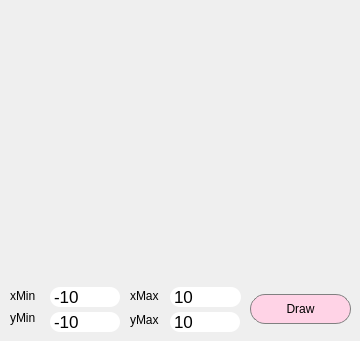
    <widget class="QWidget" name="tab_1">
     <attribute name="title">
      <string>plot</string>
     </attribute>
     <widget class="QCustomPlot" name="customplot" native="true">
      <property name="geometry">
       <rect>
        <x>10</x>
        <y>6</y>
        <width>341</width>
        <height>271</height>
       </rect>
      </property>
      <property name="styleSheet">
       <string notr="true"/>
      </property>
     </widget>
     <widget class="QPushButton" name="pushButton">
      <property name="geometry">
       <rect>
        <x>250</x>
        <y>294</y>
        <width>101</width>
        <height>30</height>
       </rect>
      </property>
      <property name="styleSheet">
       <string notr="true">QPushButton {
  background-color: #FFD3E6; /* Бледно-розовый цвет */
  color: black; /* Цвет текста черный */
  border: 1px solid gray;
  border-radius: 15px; /* Радиус скругления углов (можете настроить по вашему вкусу) */
}

QPushButton:pressed {
  background-color: qlineargradient(x1: 0, y1: 0, x2: 0, y2: 1,
                                    stop: 0 #FFB3D1, stop: 1 #FFC6DB);
  color: black; /* Цвет текста черный */
}
</string>
      </property>
      <property name="text">
       <string>Draw</string>
      </property>
     </widget>
     <widget class="QLabel" name="label_2">
      <property name="geometry">
       <rect>
        <x>10</x>
        <y>288</y>
        <width>31</width>
        <height>16</height>
       </rect>
      </property>
      <property name="text">
       <string>xMin</string>
      </property>
     </widget>
     <widget class="QLabel" name="label_3">
      <property name="geometry">
       <rect>
        <x>10</x>
        <y>310</y>
        <width>31</width>
        <height>16</height>
       </rect>
      </property>
      <property name="text">
       <string>yMin</string>
      </property>
     </widget>
     <widget class="QLabel" name="label_4">
      <property name="geometry">
       <rect>
        <x>130</x>
        <y>288</y>
        <width>31</width>
        <height>16</height>
       </rect>
      </property>
      <property name="text">
       <string>xMax</string>
      </property>
     </widget>
     <widget class="QLabel" name="label_5">
      <property name="geometry">
       <rect>
        <x>130</x>
        <y>310</y>
        <width>31</width>
        <height>20</height>
       </rect>
      </property>
      <property name="text">
       <string>yMax</string>
      </property>
     </widget>
     <widget class="QTextEdit" name="xBegin">
      <property name="geometry">
       <rect>
        <x>50</x>
        <y>287</y>
        <width>70</width>
        <height>20</height>
       </rect>
      </property>
      <property name="styleSheet">
       <string notr="true">QTextEdit {
  background-color: white; /* Бледно-розовый цвет фона */
  color: black; /* Черный цвет текста */

  border-radius: 10px; /* Радиус скругления углов (можете настроить по вашему вкусу) */v

}</string>
      </property>
      <property name="verticalScrollBarPolicy">
       <enum>Qt::ScrollBarAlwaysOff</enum>
      </property>
      <property name="horizontalScrollBarPolicy">
       <enum>Qt::ScrollBarAlwaysOff</enum>
      </property>
      <property name="sizeAdjustPolicy">
       <enum>QAbstractScrollArea::AdjustToContents</enum>
      </property>
      <property name="html">
       <string>&lt;!DOCTYPE HTML PUBLIC &quot;-//W3C//DTD HTML 4.0//EN&quot; &quot;http://www.w3.org/TR/REC-html40/strict.dtd&quot;&gt;
&lt;html&gt;&lt;head&gt;&lt;meta name=&quot;qrichtext&quot; content=&quot;1&quot; /&gt;&lt;meta charset=&quot;utf-8&quot; /&gt;&lt;style type=&quot;text/css&quot;&gt;
p, li { white-space: pre-wrap; }
&lt;/style&gt;&lt;/head&gt;&lt;body style=&quot; font-family:'.AppleSystemUIFont'; font-size:13pt; font-weight:400; font-style:normal;&quot;&gt;
&lt;p style=&quot; margin-top:0px; margin-bottom:0px; margin-left:0px; margin-right:0px; -qt-block-indent:0; text-indent:0px;&quot;&gt;-10&lt;/p&gt;&lt;/body&gt;&lt;/html&gt;</string>
      </property>
     </widget>
     <widget class="QTextEdit" name="yBegin">
      <property name="geometry">
       <rect>
        <x>50</x>
        <y>312</y>
        <width>70</width>
        <height>20</height>
       </rect>
      </property>
      <property name="styleSheet">
       <string notr="true">QTextEdit {
  background-color: white; /* Бледно-розовый цвет фона */
  color: black; /* Черный цвет текста */

  border-radius: 10px; /* Радиус скругления углов (можете настроить по вашему вкусу) */v

}</string>
      </property>
      <property name="verticalScrollBarPolicy">
       <enum>Qt::ScrollBarAlwaysOff</enum>
      </property>
      <property name="horizontalScrollBarPolicy">
       <enum>Qt::ScrollBarAlwaysOff</enum>
      </property>
      <property name="sizeAdjustPolicy">
       <enum>QAbstractScrollArea::AdjustToContents</enum>
      </property>
      <property name="html">
       <string>&lt;!DOCTYPE HTML PUBLIC &quot;-//W3C//DTD HTML 4.0//EN&quot; &quot;http://www.w3.org/TR/REC-html40/strict.dtd&quot;&gt;
&lt;html&gt;&lt;head&gt;&lt;meta name=&quot;qrichtext&quot; content=&quot;1&quot; /&gt;&lt;meta charset=&quot;utf-8&quot; /&gt;&lt;style type=&quot;text/css&quot;&gt;
p, li { white-space: pre-wrap; }
&lt;/style&gt;&lt;/head&gt;&lt;body style=&quot; font-family:'.AppleSystemUIFont'; font-size:13pt; font-weight:400; font-style:normal;&quot;&gt;
&lt;p style=&quot; margin-top:0px; margin-bottom:0px; margin-left:0px; margin-right:0px; -qt-block-indent:0; text-indent:0px;&quot;&gt;-10&lt;/p&gt;&lt;/body&gt;&lt;/html&gt;</string>
      </property>
     </widget>
     <widget class="QTextEdit" name="xEnd">
      <property name="geometry">
       <rect>
        <x>170</x>
        <y>287</y>
        <width>71</width>
        <height>20</height>
       </rect>
      </property>
      <property name="styleSheet">
       <string notr="true">QTextEdit {
  background-color: white; /* Бледно-розовый цвет фона */
  color: black; /* Черный цвет текста */

  border-radius: 10px; /* Радиус скругления углов (можете настроить по вашему вкусу) */v

}</string>
      </property>
      <property name="verticalScrollBarPolicy">
       <enum>Qt::ScrollBarAlwaysOff</enum>
      </property>
      <property name="horizontalScrollBarPolicy">
       <enum>Qt::ScrollBarAlwaysOff</enum>
      </property>
      <property name="sizeAdjustPolicy">
       <enum>QAbstractScrollArea::AdjustToContents</enum>
      </property>
      <property name="html">
       <string>&lt;!DOCTYPE HTML PUBLIC &quot;-//W3C//DTD HTML 4.0//EN&quot; &quot;http://www.w3.org/TR/REC-html40/strict.dtd&quot;&gt;
&lt;html&gt;&lt;head&gt;&lt;meta name=&quot;qrichtext&quot; content=&quot;1&quot; /&gt;&lt;meta charset=&quot;utf-8&quot; /&gt;&lt;style type=&quot;text/css&quot;&gt;
p, li { white-space: pre-wrap; }
&lt;/style&gt;&lt;/head&gt;&lt;body style=&quot; font-family:'.AppleSystemUIFont'; font-size:13pt; font-weight:400; font-style:normal;&quot;&gt;
&lt;p style=&quot; margin-top:0px; margin-bottom:0px; margin-left:0px; margin-right:0px; -qt-block-indent:0; text-indent:0px;&quot;&gt;10&lt;/p&gt;&lt;/body&gt;&lt;/html&gt;</string>
      </property>
     </widget>
     <widget class="QTextEdit" name="yEnd">
      <property name="geometry">
       <rect>
        <x>170</x>
        <y>312</y>
        <width>70</width>
        <height>20</height>
       </rect>
      </property>
      <property name="styleSheet">
       <string notr="true">QTextEdit {
  background-color: white; /* Бледно-розовый цвет фона */
  color: black; /* Черный цвет текста */

  border-radius: 10px; /* Радиус скругления углов (можете настроить по вашему вкусу) */v

}</string>
      </property>
      <property name="verticalScrollBarPolicy">
       <enum>Qt::ScrollBarAlwaysOff</enum>
      </property>
      <property name="horizontalScrollBarPolicy">
       <enum>Qt::ScrollBarAlwaysOff</enum>
      </property>
      <property name="sizeAdjustPolicy">
       <enum>QAbstractScrollArea::AdjustToContents</enum>
      </property>
      <property name="html">
       <string>&lt;!DOCTYPE HTML PUBLIC &quot;-//W3C//DTD HTML 4.0//EN&quot; &quot;http://www.w3.org/TR/REC-html40/strict.dtd&quot;&gt;
&lt;html&gt;&lt;head&gt;&lt;meta name=&quot;qrichtext&quot; content=&quot;1&quot; /&gt;&lt;meta charset=&quot;utf-8&quot; /&gt;&lt;style type=&quot;text/css&quot;&gt;
p, li { white-space: pre-wrap; }
&lt;/style&gt;&lt;/head&gt;&lt;body style=&quot; font-family:'.AppleSystemUIFont'; font-size:13pt; font-weight:400; font-style:normal;&quot;&gt;
&lt;p style=&quot; margin-top:0px; margin-bottom:0px; margin-left:0px; margin-right:0px; -qt-block-indent:0; text-indent:0px;&quot;&gt;10&lt;/p&gt;&lt;/body&gt;&lt;/html&gt;</string>
      </property>
     </widget>
    </widget>
